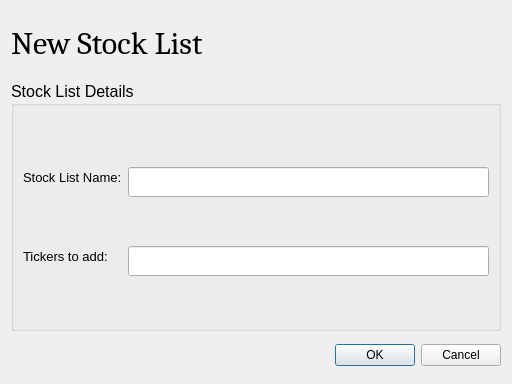
<?xml version="1.0" encoding="UTF-8"?>
<ui version="4.0">
 <class>NewStockListDialog</class>
 <widget class="QDialog" name="NewStockListDialog">
  <property name="geometry">
   <rect>
    <x>0</x>
    <y>0</y>
    <width>512</width>
    <height>384</height>
   </rect>
  </property>
  <property name="minimumSize">
   <size>
    <width>512</width>
    <height>384</height>
   </size>
  </property>
  <property name="maximumSize">
   <size>
    <width>512</width>
    <height>384</height>
   </size>
  </property>
  <property name="windowTitle">
   <string>New Stock List</string>
  </property>
  <layout class="QVBoxLayout" name="verticalLayout_2">
   <item>
    <widget class="QLabel" name="newStockListLabel">
     <property name="maximumSize">
      <size>
       <width>16777215</width>
       <height>50</height>
      </size>
     </property>
     <property name="font">
      <font>
       <family>Cambria</family>
       <pointsize>24</pointsize>
      </font>
     </property>
     <property name="text">
      <string>New Stock List</string>
     </property>
    </widget>
   </item>
   <item>
    <widget class="QGroupBox" name="groupBox">
     <property name="maximumSize">
      <size>
       <width>16777215</width>
       <height>250</height>
      </size>
     </property>
     <property name="font">
      <font>
       <pointsize>12</pointsize>
      </font>
     </property>
     <property name="title">
      <string>Stock List Details</string>
     </property>
     <layout class="QFormLayout" name="formLayout">
      <item row="4" column="1">
       <widget class="QLineEdit" name="stockListNameBox">
        <property name="minimumSize">
         <size>
          <width>0</width>
          <height>30</height>
         </size>
        </property>
        <property name="maximumSize">
         <size>
          <width>16777215</width>
          <height>30</height>
         </size>
        </property>
       </widget>
      </item>
      <item row="7" column="1">
       <widget class="QLineEdit" name="tickersAddBox">
        <property name="minimumSize">
         <size>
          <width>0</width>
          <height>30</height>
         </size>
        </property>
        <property name="maximumSize">
         <size>
          <width>16777215</width>
          <height>30</height>
         </size>
        </property>
       </widget>
      </item>
      <item row="7" column="0">
       <widget class="QLabel" name="tickerAddLabel">
        <property name="font">
         <font>
          <pointsize>10</pointsize>
         </font>
        </property>
        <property name="text">
         <string>Tickers to add:</string>
        </property>
       </widget>
      </item>
      <item row="4" column="0">
       <widget class="QLabel" name="stockListNameLabel">
        <property name="font">
         <font>
          <pointsize>10</pointsize>
         </font>
        </property>
        <property name="text">
         <string>Stock List Name:</string>
        </property>
       </widget>
      </item>
      <item row="2" column="0" colspan="2">
       <spacer name="horizontalSpacer">
        <property name="orientation">
         <enum>Qt::Horizontal</enum>
        </property>
        <property name="sizeHint" stdset="0">
         <size>
          <width>40</width>
          <height>20</height>
         </size>
        </property>
       </spacer>
      </item>
      <item row="3" column="0" colspan="2">
       <spacer name="horizontalSpacer_2">
        <property name="orientation">
         <enum>Qt::Horizontal</enum>
        </property>
        <property name="sizeHint" stdset="0">
         <size>
          <width>40</width>
          <height>20</height>
         </size>
        </property>
       </spacer>
      </item>
      <item row="5" column="0" colspan="2">
       <spacer name="horizontalSpacer_3">
        <property name="orientation">
         <enum>Qt::Horizontal</enum>
        </property>
        <property name="sizeHint" stdset="0">
         <size>
          <width>40</width>
          <height>20</height>
         </size>
        </property>
       </spacer>
      </item>
      <item row="6" column="0" colspan="2">
       <spacer name="horizontalSpacer_4">
        <property name="orientation">
         <enum>Qt::Horizontal</enum>
        </property>
        <property name="sizeHint" stdset="0">
         <size>
          <width>40</width>
          <height>20</height>
         </size>
        </property>
       </spacer>
      </item>
      <item row="9" column="0" colspan="2">
       <spacer name="horizontalSpacer_5">
        <property name="orientation">
         <enum>Qt::Horizontal</enum>
        </property>
        <property name="sizeHint" stdset="0">
         <size>
          <width>40</width>
          <height>20</height>
         </size>
        </property>
       </spacer>
      </item>
      <item row="8" column="0" colspan="2">
       <spacer name="horizontalSpacer_6">
        <property name="orientation">
         <enum>Qt::Horizontal</enum>
        </property>
        <property name="sizeHint" stdset="0">
         <size>
          <width>40</width>
          <height>20</height>
         </size>
        </property>
       </spacer>
      </item>
     </layout>
    </widget>
   </item>
   <item>
    <widget class="QDialogButtonBox" name="buttonBox">
     <property name="orientation">
      <enum>Qt::Horizontal</enum>
     </property>
     <property name="standardButtons">
      <set>QDialogButtonBox::Cancel|QDialogButtonBox::Ok</set>
     </property>
    </widget>
   </item>
  </layout>
 </widget>
 <resources/>
 <connections>
  <connection>
   <sender>buttonBox</sender>
   <signal>accepted()</signal>
   <receiver>NewStockListDialog</receiver>
   <slot>accept()</slot>
   <hints>
    <hint type="sourcelabel">
     <x>248</x>
     <y>254</y>
    </hint>
    <hint type="destinationlabel">
     <x>157</x>
     <y>274</y>
    </hint>
   </hints>
  </connection>
  <connection>
   <sender>buttonBox</sender>
   <signal>rejected()</signal>
   <receiver>NewStockListDialog</receiver>
   <slot>reject()</slot>
   <hints>
    <hint type="sourcelabel">
     <x>316</x>
     <y>260</y>
    </hint>
    <hint type="destinationlabel">
     <x>286</x>
     <y>274</y>
    </hint>
   </hints>
  </connection>
 </connections>
</ui>
